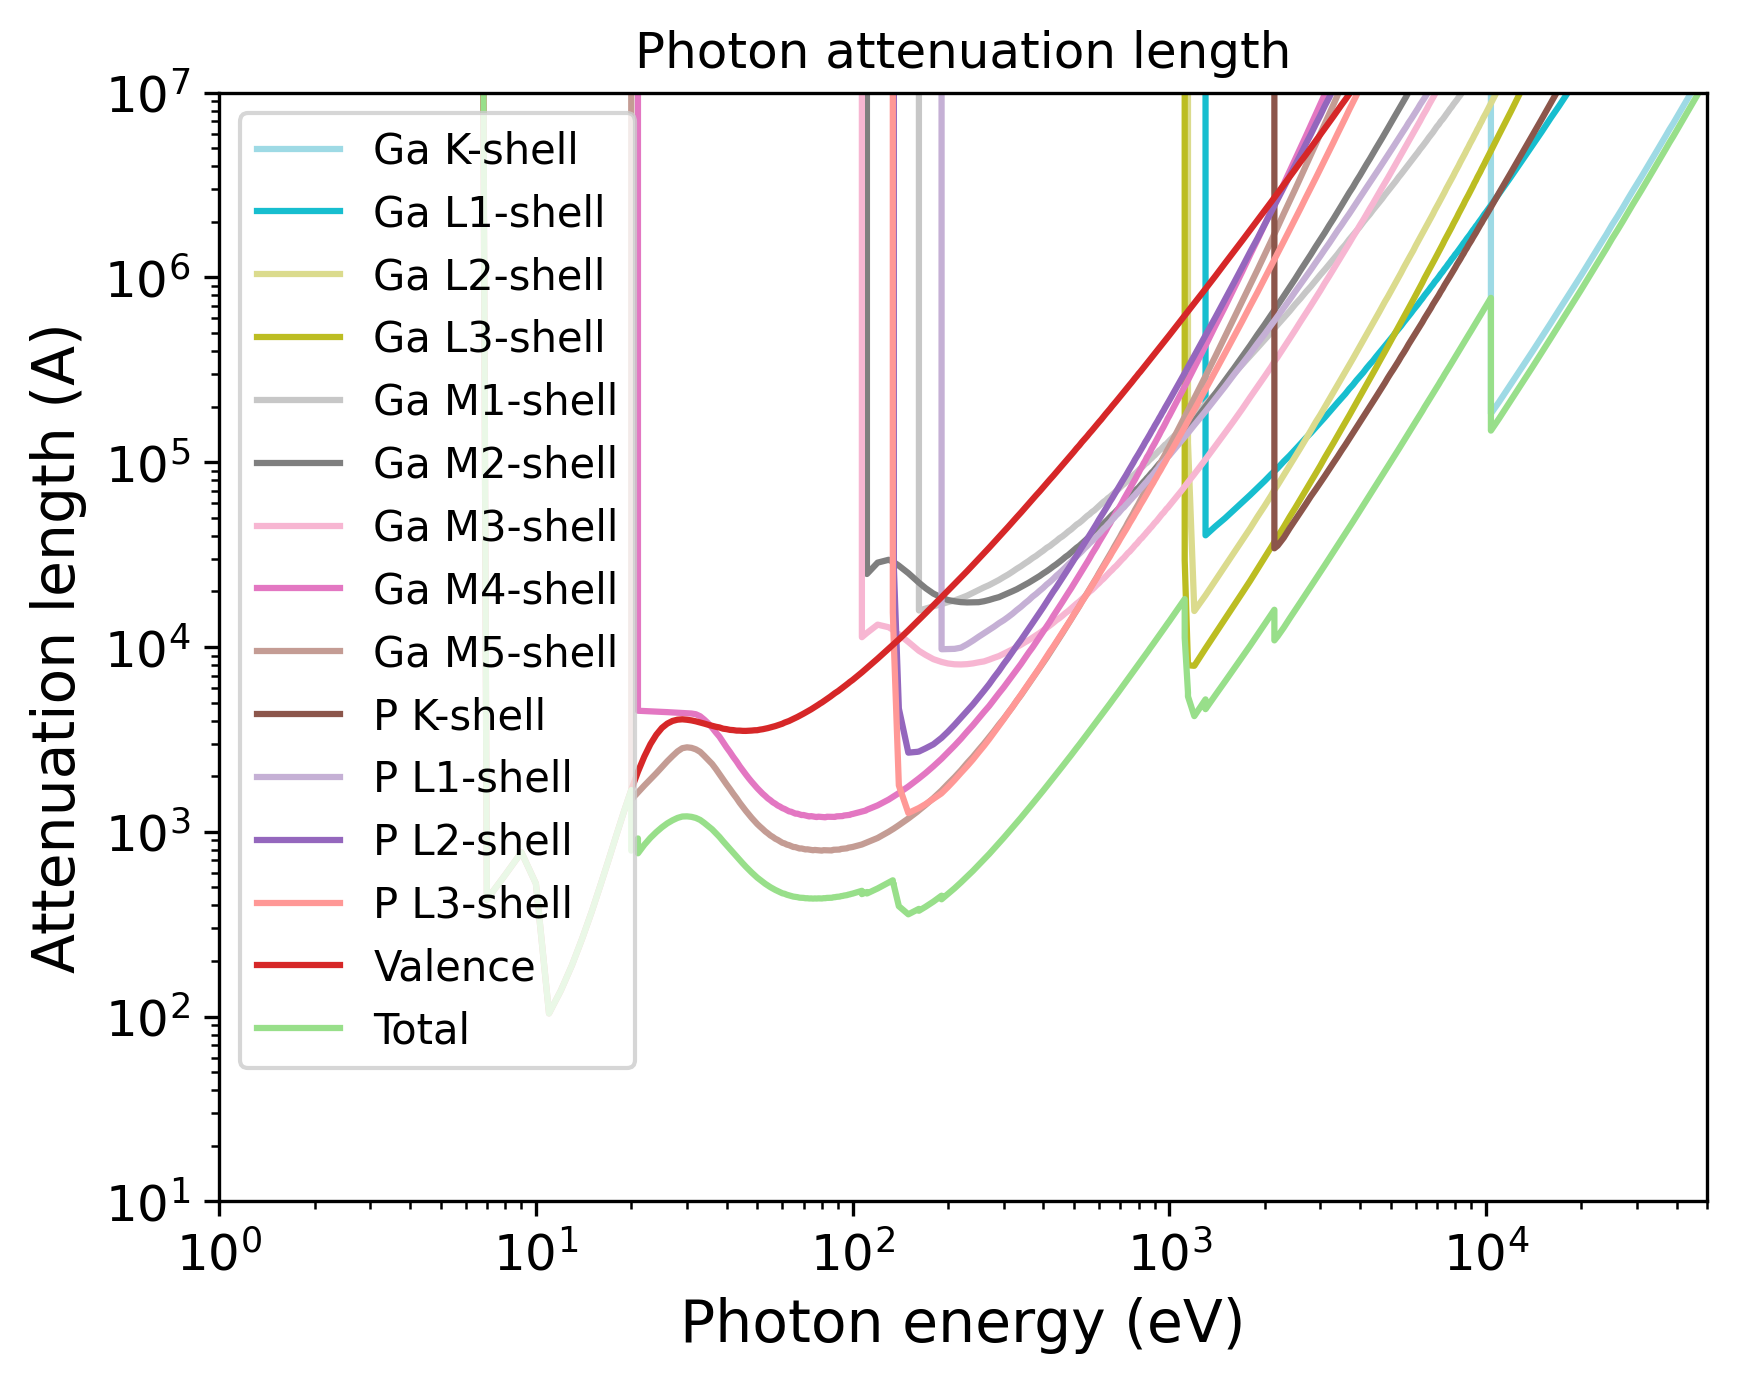

Write Python code to recreate this figure.
import pandas as pd
import numpy as np
import matplotlib.pyplot as plt
import matplotlib.cm as cm
# Set the format:
plt.xlabel("Photon energy (eV)", fontsize=14)
plt.ylabel("Attenuation length (A)", fontsize=14)
plt.xticks(fontsize=12)
plt.yticks(fontsize=12)
plt.grid(False)
# Set the axes:
# Read the output file:
df = pd.read_csv(r"OUTPUT_GaP_Photon_IMFP.dat", sep=r'\s+', header=None, comment="#", skipinitialspace=True)
plt.xscale("log")
plt.yscale("log")
# Prepare the plot:
columns_to_plot = [ 1, 2, 3, 4, 5, 6, 7, 8, 9, 10, 11, 12, 13, 14, 15]
labels = [ "Ga K-shell", "Ga L1-shell", "Ga L2-shell", "Ga L3-shell", "Ga M1-shell", "Ga M2-shell", "Ga M3-shell", "Ga M4-shell", "Ga M5-shell", "P K-shell", "P L1-shell", "P L2-shell", "P L3-shell", "Valence", "Total"]
# Create N distinct colors from a colormap
N = len(columns_to_plot)
colors = plt.cm.tab20(np.linspace(1, 0, 20))
# Set line styles:
linestyles = [ "-", "-", "-", "-", "-", "-", "-", "-", "-", "-", "-", "-", "-", "-", "-"]
for i, col in enumerate(columns_to_plot):
    color = colors[i % len(colors)]
    ls    = linestyles[i % len(linestyles)]
    label = labels[i % len(labels)]
    plt.plot(df.iloc[:, 0], df.iloc[:, col],
    color=color,
    label=label,
    linestyle=ls)
plt.xlim(1.00000000,50000.00000000)
plt.ylim(10.00000000,10000000.00000000)
plt.title("Photon attenuation length")
plt.legend(loc="best", fontsize=10)
# Save the plot in this format:
plt.savefig("OUTPUT_MFP_photon.png", dpi=300, bbox_inches="tight")
